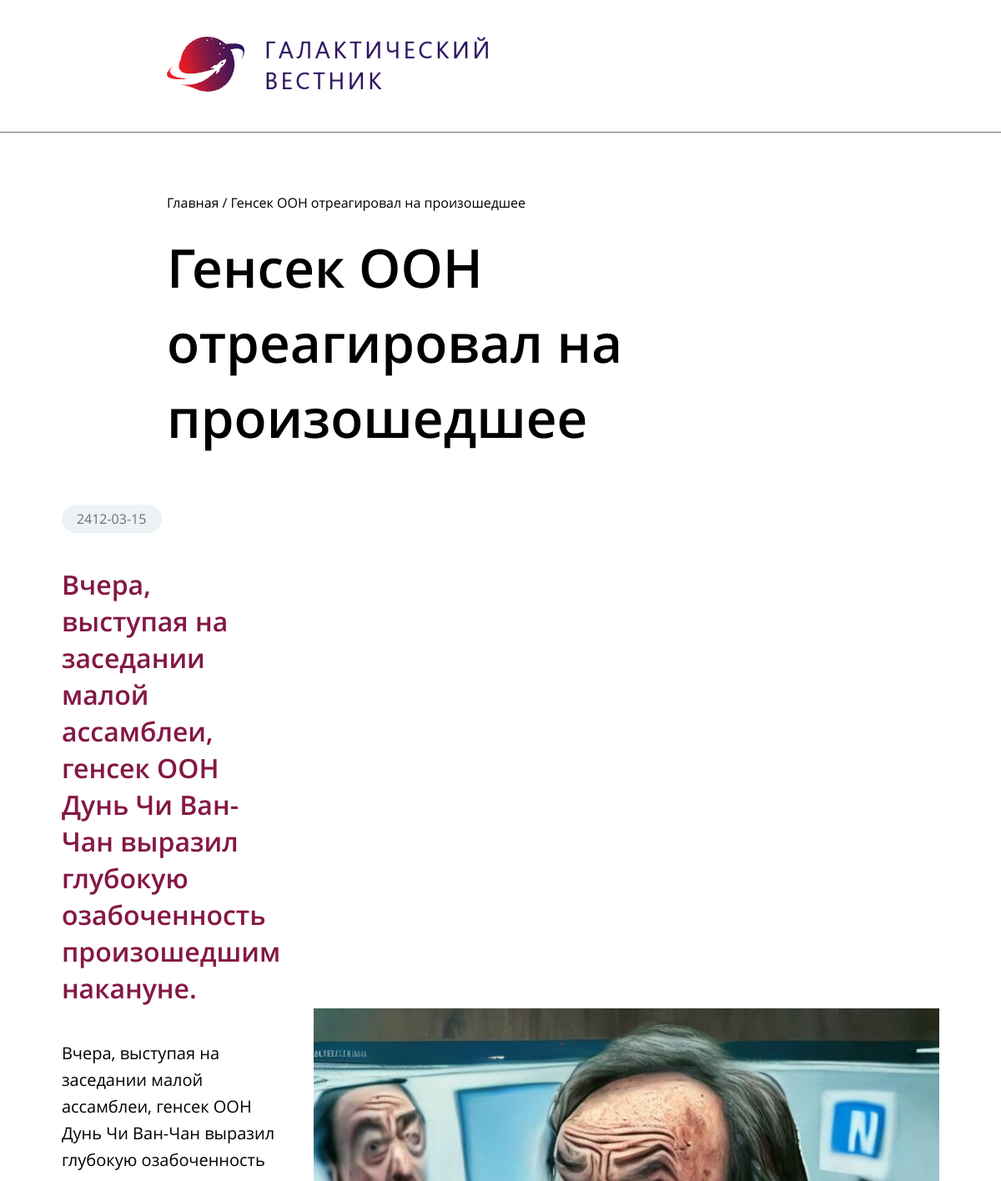
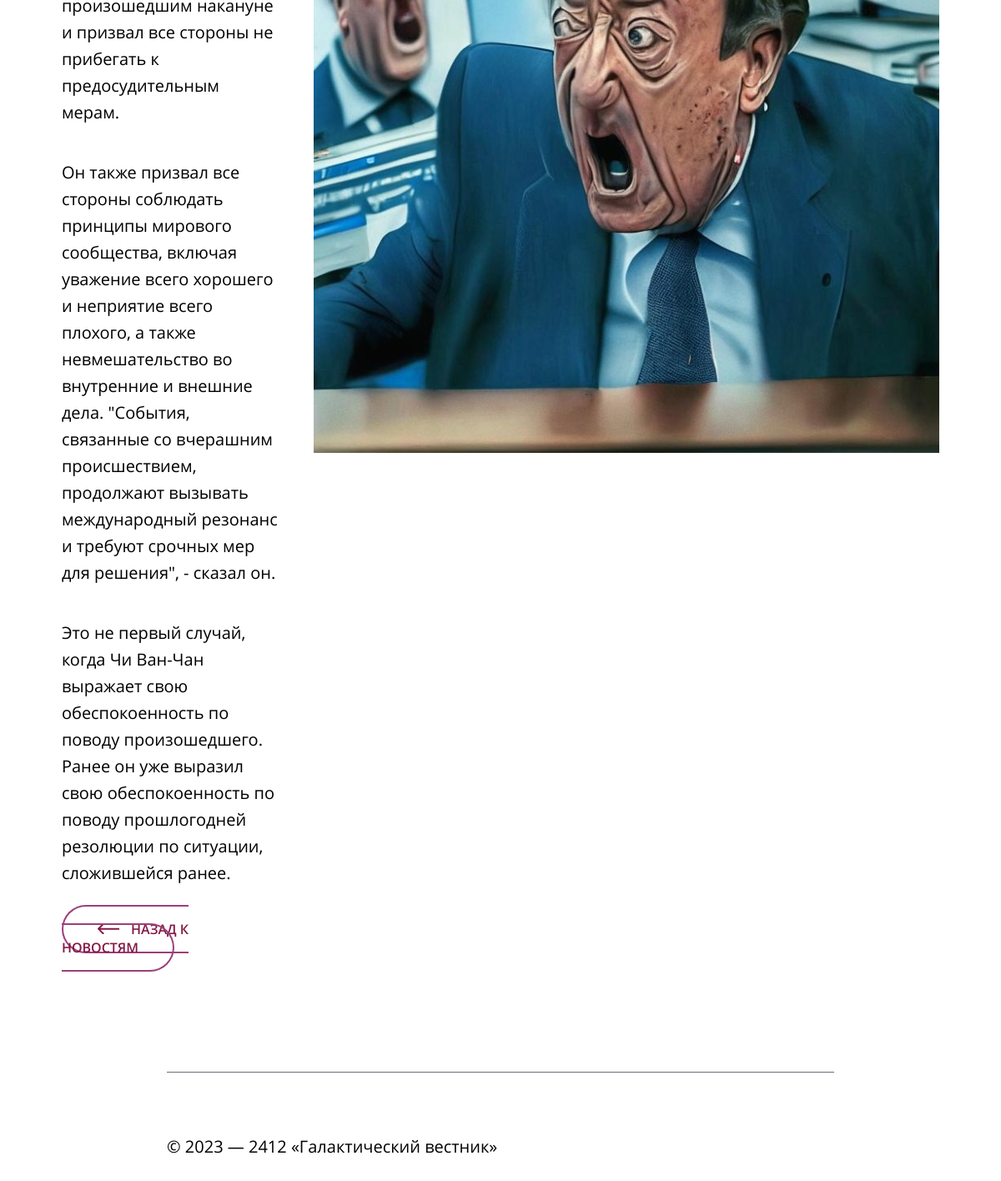
Screenshot of /news.php?id=4 with the database file from the repository (2 pictures, top to bottom).
### tables this page shows
CREATE TABLE `news` (
  `id` int(11) unsigned NOT NULL AUTO_INCREMENT,
  `date` datetime NULL DEFAULT NULL,
  `title` varchar(250) NOT NULL DEFAULT '',
  `announce` text NULL DEFAULT NULL,
  `content` text NULL DEFAULT NULL,
  `image` varchar(250) NOT NULL DEFAULT '',
  PRIMARY KEY (`id`),
  KEY `id` (`id`),

  KEY `idx_news_date` (`date`));

### news.php (the view, shortened to what this page needs)
<!DOCTYPE html>
<html lang="ru">
<head>
    <link rel="stylesheet" href="style.css">
    <link rel="stylesheet" href="css/normalize.css">
    <link rel="stylesheet" href="css/style.css">
    <?php require_once 'apps/announce.php' ?>
    <?php
require_once 'apps/setting.php';
$mysqli = new mysqli($host, $user, $pass, $data);
$newsId = isset($_GET['id']) ? (int)$_GET['id'] : 0;
if ($newsId > 0) {
    $sql = "SELECT *, DATE(date) AS news_date FROM news WHERE id = ?";
    $stmt = $mysqli->prepare($sql);
    $stmt->bind_param('i', $newsId);
    $stmt->execute();
    $result = $stmt->get_result();
    if ($result->num_rows > 0) {
        $article = $result->fetch_assoc();
        $news_date = $article['news_date'];
        $title = $article['title'];
        $announce = $article['announce'];
        $content = $article['content'];
        $image = $article['image'];
    } else {
        echo '<p>Новость не найдена.</p>';
    }
} else {
    echo '<p>Некорректный идентификатор новости</p>';
}
$announce = str_replace('<p>', '', $announce);
$announce = str_replace('</p>', '', $announce);
$content = str_replace('<p>', '<p class="page__descr">', $content);
$content = str_replace('</p>', '', $content);
?>
</head>
<body>
    <header class="header header_news">
        <div class="container">
            <a href="#">
                <img class="logo" src="/img/logo.png" alt="GalaxyNews">
            </a>
        </div>
    </header>
    <section class="news">
        <div class="container">
            <span class="news__nav">
                <a href="index.php">Главная</a> / <a href="#"><?php echo $title ?></a>
            </span>
            <h2 class="news__title">
                <?php echo $title ?>
            </h2>
            <div class="wrapper">
                <div class="news__content">
                    <p class="page__data"> <?php echo $news_date ?> </p>
                    <p class="page__announce"> <?php echo $announce ?> </p>
                    <p class="page__descr"> <?php echo $content ?> </p>
                    <a href="index.php" class="page__button"> Назад к новостям</a>
                </div>
                <img src="/images/<?php echo $image ?>" alt="">
            </div>
        </div>
    </section>
    <footer class="footer">
        <div class="container">
            <p class="footer__descr">
                © 2023 — 2412 «Галактический вестник»
            </p>
        </div>
    </footer>
</body>

### css/style.css (style rules this page uses)
html { box-sizing: border-box; }
body { max-width: 1905px; }
*, *::before, *::after { box-sizing: inherit; }
a { color: inherit; text-decoration: none; }
img { max-width: 100%; }
h1, h2, h3, p, a { margin: 0; padding: 0; }
.header { padding-top: 40px; padding-bottom: 40px; }
.container { margin-left: 200px; padding-right: 200px; }
.news__title { margin-bottom: 60px; color: rgb(0, 0, 0); font-family: 'Open Sans', sans-serif; font-size: 64px; font-weight: 600; line-height: 140%; letter-spacing: 0%; }
.footer__descr { margin-bottom: 85px; font-family: Open Sans; font-size: 20px; font-weight: 400; line-height: 160%; letter-spacing: 0%; }
.header_news { border-bottom: 1px solid rgb(108, 110, 123);; }
.news__nav { display: inline-block; margin-top: 73px; margin-bottom: 22px; font-family: Open Sans; font-size: 16px; font-weight: 400; line-height: 22px; letter-spacing: 0%; }
.wrapper { display: flex; justify-content: center; align-items: center; padding-bottom: 138px; border-bottom: 1px solid rgb(108, 110, 123); margin-bottom: 73px; }
.news__content { margin-right: 40px; }
.page__data { width: 120px; margin-bottom: 40px; padding: 6px 18px; color: rgb(108, 110, 123); font-family: 'Open Sans', sans-serif; font-size: 16px; font-weight: 400; line-height: 22px; letter-spacing: 0%; border-radius: 20px; background: rgb(236, 242, 245); }
.page__announce { margin-bottom: 40px; color: rgb(132, 24, 68); font-family: Open Sans; font-size: 32px; font-weight: 600; line-height: 44px; letter-spacing: 0%; text-align: left; }
.page__descr { margin-bottom: 40px; color: rgb(0, 0, 0); font-family: Open Sans; font-size: 20px; font-weight: 400; line-height: 160%; letter-spacing: 0%; text-align: left; }
.page__button { box-sizing: border-box; border: 2px solid rgb(155, 64, 122); border-radius: 50px; padding: 16px 41px 16px 41px; color: rgb(132, 24, 68); font-family: Open Sans; font-size: 16px; font-weight: 600; line-height: 22px; letter-spacing: 0%; text-align: left; text-transform: uppercase; }
.button__arrow_left { margin-right: 10px; }

### rows the page displays
news: title "Генсек ООН отреагировал на произошедшее", announce "Вчера, выступая на заседании малой ассамблеи, генсек ООН Дунь Чи Ван-Чан выразил глубокую озабоченность произошедшим накануне.", content "Вчера, выступая на заседании малой ассамблеи, генсек ООН Дунь Чи Ван-Чан выразил глубокую озабоченность произошедшим накануне и призвал все стороны не прибегать к предосудительным мерам. Он также призвал все стороны соблюдать принципы мирового сообщества, включая уважение всего хорошего и неприятие всего плохого, а также невмешательство во внутренние и внешние дела. \"События, связанные со вчерашним происшествием, продолжают вызывать международный резонанс и требуют срочных мер для решения\", - сказал он. Это не первый случай, когда Чи Ван-Чан выражает свою обеспокоенность по поводу произошедшего. Ранее он уже выразил свою обеспокоенность по поводу прошлогодней резолюции по ситуации,…", image (picture)

### other values shown
$news_date "2412-03-15"
